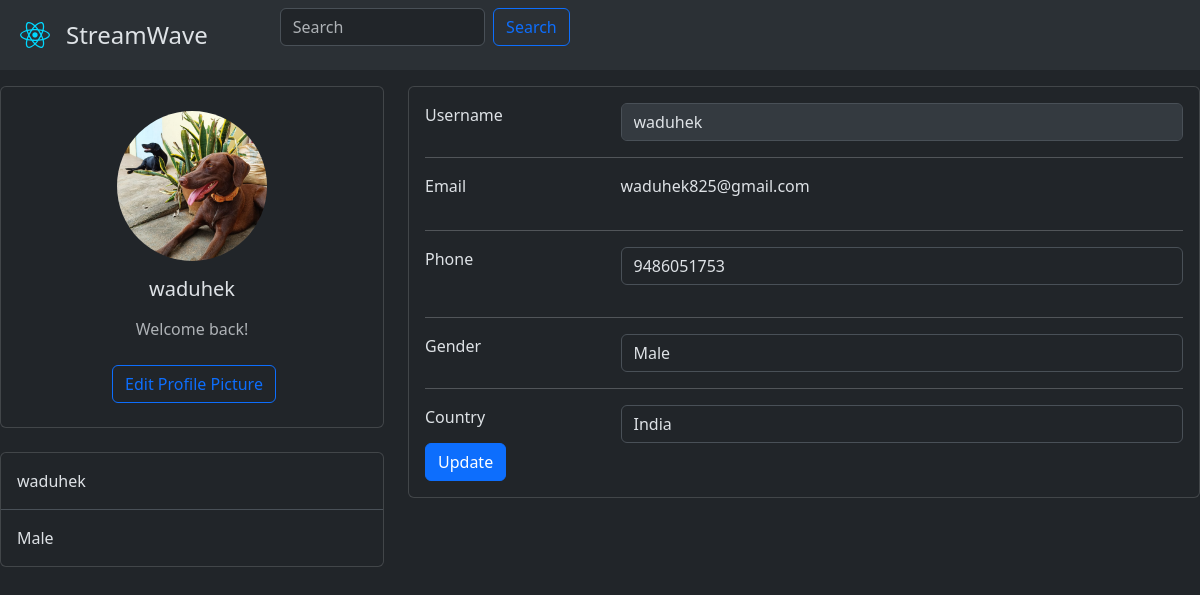
Page /account (signed in) on the committed database.
### app.py (models this page shows)
class User(db.Model, UserMixin):
    __tablename__ = "user"
    id = db.Column(db.Integer(), primary_key=True)
    email = db.Column(db.String(255), unique=True)
    username = db.Column(db.String(255), unique=True, nullable=False)
    password = db.Column(db.String(255), nullable=False)
    img = db.Column(db.String(300), default='user.png')
    phone = db.Column(db.Integer())
    gender = db.Column(db.String(10))
    address = db.Column(db.String(300))
    active = db.Column(db.Boolean())
    fs_uniquifier = db.Column(db.String(255), unique=True, nullable=False)
    confirmed_at = db.Column(db.DateTime())
    songs = db.relationship('Songs', backref='user',
                            cascade="all, delete-orphan")
    albums = db.relationship('Albums', backref='user',
                             cascade="all, delete-orphan")
    playlist = db.relationship('Playlist', backref='user',
                               cascade="all, delete-orphan")
    roles = db.relationship(
        "Role", secondary="roles_users", backref=db.backref("users", lazy="dynamic")
    )

### app.py (the view)
@app.route('/account', methods=['POST', 'GET'])
@login_required
def account():
    user = User.query.get(current_user.id)
    if request.method == 'POST':
        user.phone = request.form.get('phone')
        user.gender = request.form.get('gender')
        user.address = request.form.get('address')
        db.session.commit()
    return render_template('account.html', user=user)

### templates/account.html (shortened to what this page needs)
  <html data-bs-theme = "dark">
        <head>
            <link href="https://cdn.jsdelivr.net/npm/bootstrap@5.3.2/dist/css/bootstrap.min.css" rel="stylesheet">
        </head>
        <body>
          <nav class="navbar navbar-expand-lg bg-body-tertiary p-2">
            <div class="container-fluid">
              <a class="navbar-brand" href="{{ url_for('index') }}"><img src = "{{ url_for('static', filename='react.svg') }}" width="30px" /></a>
                <h4 class = "me-5 mt-2 fw-light" >StreamWave</h4>
                <form class="d-flex justify-content-start w-25 me-auto ms-4" role="search" method="post" action="{{ url_for('search_results')}}">
                    <input class="form-control me-2" type="search" placeholder="Search" aria-label="Search" name="queryString">
                    <button class="btn btn-outline-primary" type="submit">Search</button>
                </form>
              </div>
          </nav>
          <section>
              <div class="row mt-3">
                <div class="col-lg-4">
                  <div class="card mb-4">
                    <div class="card-body text-center">
                      <a href="{{url_for('accprofilepic')}}">
                        <img src = "{{ url_for('static', filename='uploads/' + user.img) }}" class="mt-2 rounded-circle" width="150px" height="150px" class = "mt-2" style="object-fit: cover;"/>
                      </a>
                      <h5 class="my-3">{{user.username}}</h5>
                      <p class="text-muted mb-4">Welcome back!</p>
                      <div class="d-flex justify-content-center mb-2">
                        <a href="{{url_for('accprofilepic')}}">
                        <button type="button" class="btn btn-outline-primary ms-1">Edit Profile Picture</button></a>
                      </div>
                    </div>
                  </div>
                  <div class="card mb-4 mb-lg-0">
                    <div class="card-body p-0">
                      <ul class="list-group list-group-flush rounded-3">
                        <li class="list-group-item p-3">
                          <p class="mb-0">{{user.username}}</p>
                        </li>
                        <li class="list-group-item p-3">
                          <p class="mb-0">{{user.gender}}</p>
                        </li>
                      </ul>
                    </div>
                  </div>
                </div>
                <div class="col-lg-8">
                  <div class="card mb-4">
                    <div class="card-body">
                      <div class="row">
                        <div class="col-sm-3">
                          <p class="mb-0">Username</p>
                        </div>
                        <div class="col-sm-9">
                                <div class="form-group">
                                  <input type="text" class="form-control" value="{{user.username}}" disabled>
                                </div>
                        </div>
                      </div>
                      <hr>
                      <div class="row">
                        <div class="col-sm-3">
                          <p class="mb-0">Email</p>
                        </div>
                        <div class="col-sm-9">
                            <div class="form-group">
                                <p>{{user.email}}</p>
                              </div>
                            </div>
                      </div>
                      <hr>
                      <div class="row">
                        <div class="col-sm-3">
                          <p class="mb-0">Phone</p>
                        </div>
                        <div class="col-sm-9">
                          <form method="post">
                            <div class="form-group">
                                <input type="number" class="form-control" id="exampleInputEmail1" value="{{user.phone}}" name ="phone">
                              </div>
                        </div>
                      </div>
                      <hr>
                      <div class="row">
                        <div class="col-sm-3">
                          <p class="mb-0">Gender</p>
                        </div>
                        <div class="col-sm-9">
                            <select class="form-control" value="{{user.gender}}" name="gender">
                                <option>Male</option>
                              </select>
                        </div>
                      </div>
                      <hr>
                      <div class="row">
                        <div class="col-sm-3">
                          <p class="mb-0">Country</p>
                        </div>
                        <div class="col-sm-9">
                          <select class="form-control" name="address" value="{{user.address}}">
                            <option value="India">India</option>
                          </select>
                        </div>
                      </div>
                      <input type="submit" value="Update" class="btn btn-primary">
                      </div>
                    </div>
                  </div>
          </section>
    </body>
    </html>

### rows in the picture
User: img (picture), username "waduhek", gender "Male", email "waduhek825@gmail.com", phone "9486051753", address "India"
